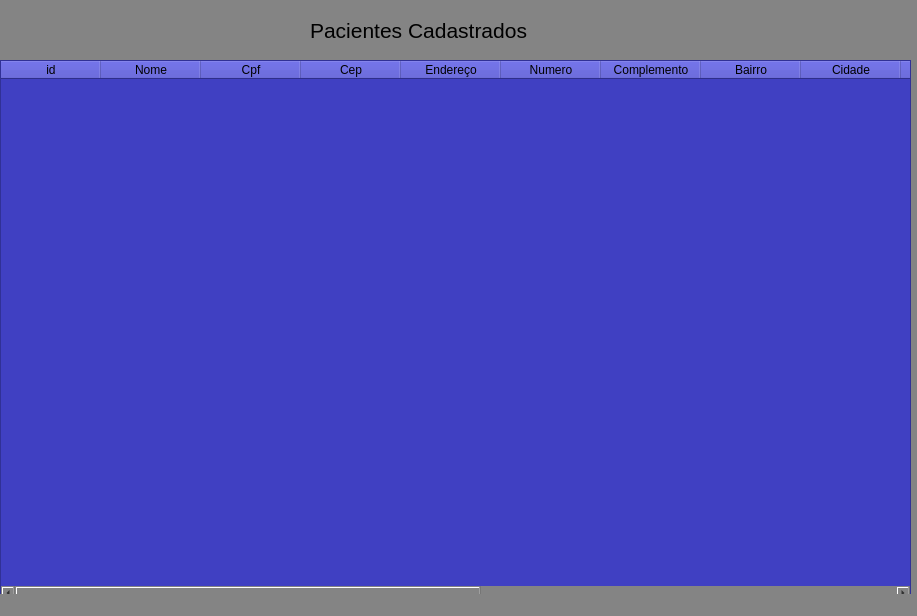
<?xml version="1.0" encoding="UTF-8"?>
<ui version="4.0">
 <class>MainWindow</class>
 <widget class="QMainWindow" name="MainWindow">
  <property name="geometry">
   <rect>
    <x>0</x>
    <y>0</y>
    <width>917</width>
    <height>616</height>
   </rect>
  </property>
  <property name="windowTitle">
   <string>MainWindow</string>
  </property>
  <property name="styleSheet">
   <string notr="true">background-color: rgb(0, 0, 223);
background-color: rgb(132, 132, 132);</string>
  </property>
  <widget class="QWidget" name="centralwidget">
   <widget class="QTableWidget" name="tableWidget">
    <property name="geometry">
     <rect>
      <x>0</x>
      <y>60</y>
      <width>911</width>
      <height>541</height>
     </rect>
    </property>
    <property name="styleSheet">
     <string notr="true">background-color: rgb(64, 64, 194);</string>
    </property>
    <column>
     <property name="text">
      <string>id</string>
     </property>
    </column>
    <column>
     <property name="text">
      <string>Nome</string>
     </property>
    </column>
    <column>
     <property name="text">
      <string>Cpf</string>
     </property>
    </column>
    <column>
     <property name="text">
      <string>Cep</string>
     </property>
    </column>
    <column>
     <property name="text">
      <string>Endereço</string>
     </property>
    </column>
    <column>
     <property name="text">
      <string>Numero</string>
     </property>
    </column>
    <column>
     <property name="text">
      <string>Complemento</string>
     </property>
    </column>
    <column>
     <property name="text">
      <string>Bairro</string>
     </property>
    </column>
    <column>
     <property name="text">
      <string>Cidade</string>
     </property>
    </column>
    <column>
     <property name="text">
      <string>Estado</string>
     </property>
    </column>
    <column>
     <property name="text">
      <string>Email</string>
     </property>
    </column>
    <column>
     <property name="text">
      <string>Data de Nascimento</string>
     </property>
    </column>
    <column>
     <property name="text">
      <string>Idade</string>
     </property>
    </column>
    <column>
     <property name="text">
      <string>Genero</string>
     </property>
    </column>
    <column>
     <property name="text">
      <string>Telefone</string>
     </property>
    </column>
    <column>
     <property name="text">
      <string>Celular</string>
     </property>
    </column>
    <column>
     <property name="text">
      <string>Convenio</string>
     </property>
    </column>
   </widget>
   <widget class="QLabel" name="label">
    <property name="geometry">
     <rect>
      <x>310</x>
      <y>10</y>
      <width>221</width>
      <height>41</height>
     </rect>
    </property>
    <property name="font">
     <font>
      <pointsize>16</pointsize>
     </font>
    </property>
    <property name="text">
     <string>Pacientes Cadastrados</string>
    </property>
   </widget>
  </widget>
  <widget class="QStatusBar" name="statusbar"/>
 </widget>
 <resources/>
 <connections/>
</ui>
